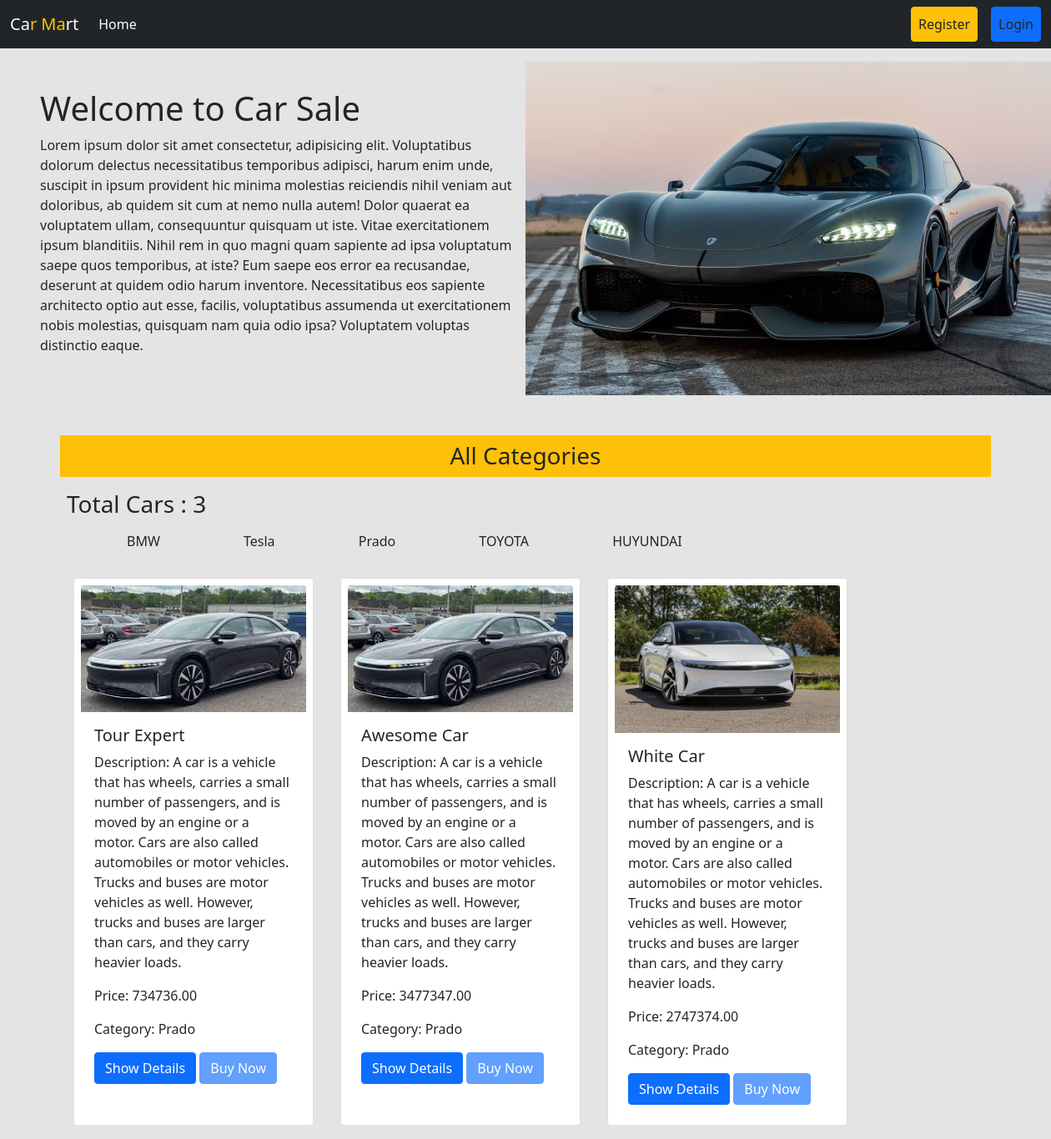
Screenshot of /category/3/ with the database file from the repository.
### car_inventory/models.py (models this page shows, shortened)
class CarCategory(models.Model):
    name = models.CharField(max_length=100)
    available_cars = models.PositiveIntegerField(default=0)
    def __str__(self):
        return self.name

class Car(models.Model):
    image = models.ImageField(upload_to='static/')
    title = models.CharField(max_length=255)
    description = models.TextField()
    price = models.DecimalField(max_digits=10, decimal_places=2)
    category = models.ForeignKey(CarCategory, on_delete=models.CASCADE)
    buyers = models.ManyToManyField(User, related_name='bought_cars', blank=True)

### car_sale/views.py (the view)
# urls.py: 2. Add a URL to urlpatterns:  path('', views.home, name='home')
def home(request, category_id=None):
    categories = CarCategory.objects.all()
    cars = Car.objects.none()
    if category_id:
        cars = Car.objects.filter(category_id=category_id)
    else:
        cars = Car.objects.all()
    if request.user.is_authenticated:
        cars = cars.exclude(buyers=request.user)
    return render(request, 'home.html', {'categories': categories, 'cars': cars})

### templates/home.html
{% extends 'base.html' %}
{% load static %}
{% block content %}
<div class="d-flex flex-wrap px-5 pt-3 align-items-center">
  <div class="col-6">
    <h1>Welcome to Car Sale</h1>
    <p>Lorem ipsum dolor sit amet consectetur, adipisicing elit. Voluptatibus dolorum delectus necessitatibus temporibus adipisci, harum enim unde, suscipit in ipsum provident hic minima molestias reiciendis nihil veniam aut doloribus, ab quidem sit cum at nemo nulla autem! Dolor quaerat ea voluptatem ullam, consequuntur quisquam ut iste. Vitae exercitationem ipsum blanditiis. Nihil rem in quo magni quam sapiente ad ipsa voluptatum saepe quos temporibus, at iste? Eum saepe eos error ea recusandae, deserunt at quidem odio harum inventore. Necessitatibus eos sapiente architecto optio aut esse, facilis, voluptatibus assumenda ut exercitationem nobis molestias, quisquam nam quia odio ipsa? Voluptatem voluptas distinctio eaque.</p>
  </div>
  <div class="col-6">
     <img style="width:650px; height:400px;" src="{% static 'car1.jpg' %}" />
  </div>
</div>
<div>
  <div class="container mt-5">
    <h3 class="text-center bg-warning p-2">All Categories</h3>
    <h3 class="p-2">Total Cars : {{cars | length}}</h3>
    <ul>
      {% for category in categories %}
          <a href="{% url 'category' category.id %}" class="text-decoration-none text-dark p-5">{{ category.name }}</a>
      {% endfor %}
    </ul>
  </div>
  <div class="d-flex flex-wrap container">
    {% for car in cars %}
    <div class="card p-2 m-3" style="width: 18rem;">
      <img src="{{car.image.url }}" class="card-img-top" alt="{{car.title}}">
      <div class="card-body">
        <h5 class="card-title">{{car.title}}</h5>
        <p class="card-text">Description: {{car.description}}</p>
        <p class="card-text">Price: {{car.price}}</p>
        <p class="card-text">Category: {{car.category}}</p>
        {% if request.user.is_authenticated %}
        <a href="{% url 'buy_car' car.id %}" class="btn btn-primary">Buy Now</a>
        <a href="{% url 'car_details' car.id %}" class="btn btn-success">Show Details</a>
        {% else %}
        <a href="{% url 'car_details' car.id %}" class="btn btn-primary">Show Details</a>
        <a href="{% url 'buy_car' car.id %}" class="btn btn-primary disabled">Buy Now</a>
        {% endif %}
      </div>
    </div>
    {% endfor %}
  </div>
</div>
{% endblock %}

### rows the page displays
CarCategory: name "BMW"
CarCategory: name "Tesla"
CarCategory: name "Prado"
CarCategory: name "TOYOTA"
CarCategory: name "HUYUNDAI"
Car: image (picture), title "Tour Expert", description "A car is a vehicle that has wheels, carries a small number of passengers, and is moved by an engine or a motor. Cars are also called automobiles or motor vehicles. Trucks and buses are motor vehicles as well. However, trucks and buses are larger than cars, and they carry heavier loads.", price "734736.00", category "Prado"
Car: image (picture), title "Awesome Car", description "A car is a vehicle that has wheels, carries a small number of passengers, and is moved by an engine or a motor. Cars are also called automobiles or motor vehicles. Trucks and buses are motor vehicles as well. However, trucks and buses are larger than cars, and they carry heavier loads.", price "3477347.00", category "Prado"
Car: image (picture), title "White Car", description "A car is a vehicle that has wheels, carries a small number of passengers, and is moved by an engine or a motor. Cars are also called automobiles or motor vehicles. Trucks and buses are motor vehicles as well. However, trucks and buses are larger than cars, and they carry heavier loads.", price "2747374.00", category "Prado"

### other values shown
{{ cars | length }} "3"
